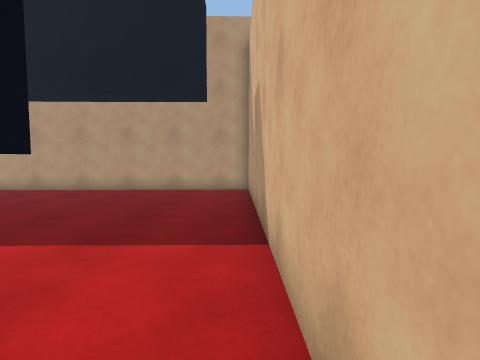
view 1 (above)

16 first-person views from a walk through a 3-D level made in the Unity game engine. The camera is 1.3 m above the floor, tilts 4° down and sees 80° across. The floor is counted in squares, 1 m on a side. Each view is taken from the middle of a square. On the plan, view 1 faces up. The plan holds only what a view shows up to about 13 squares ahead; the rest is blank. The place goes on beyond the plan.

view 2
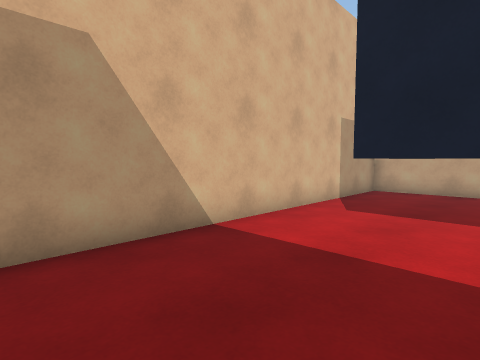

view 3
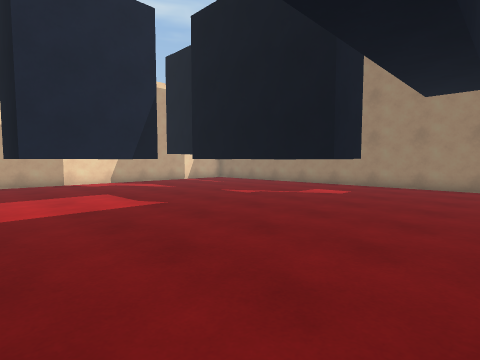

view 4
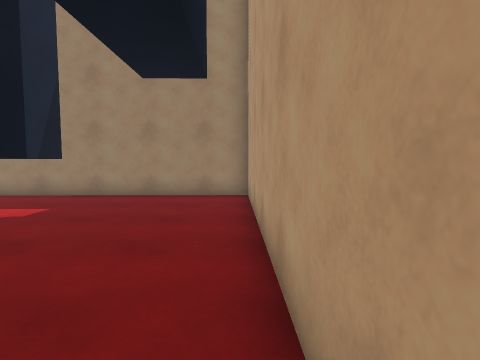

view 5
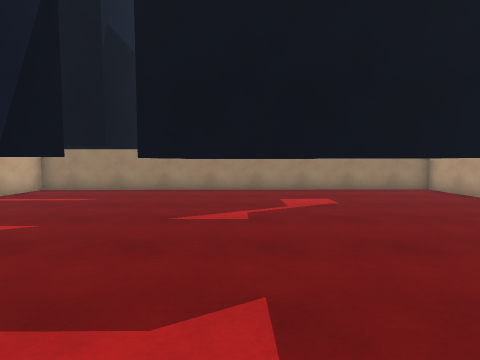

view 6
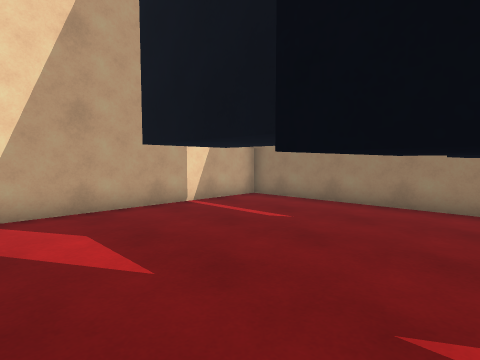

view 7
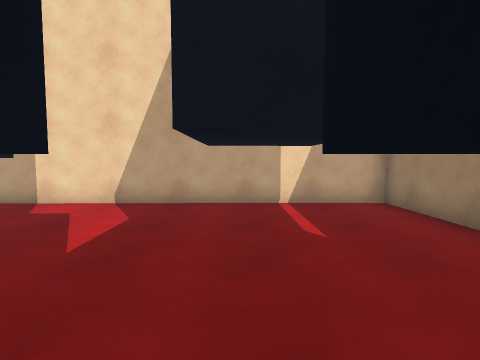

view 8
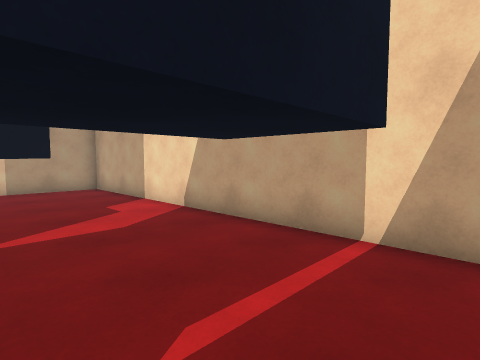

view 9
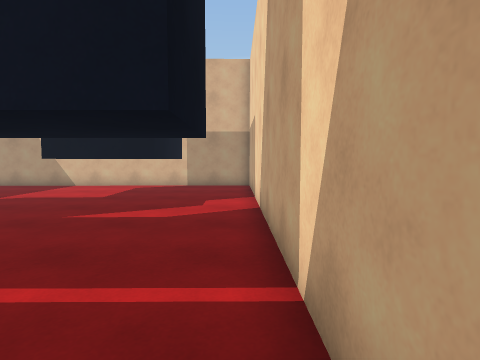

view 10
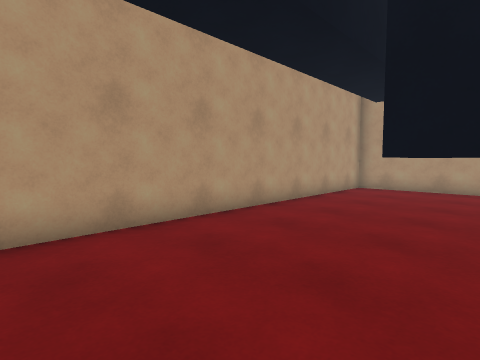

view 11
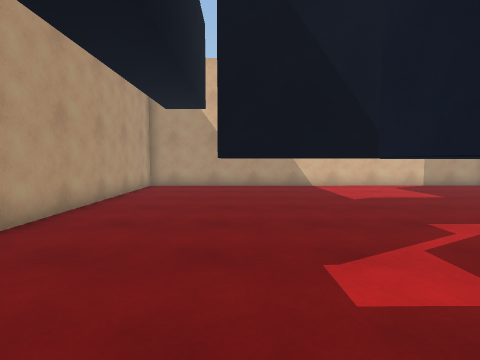

view 12
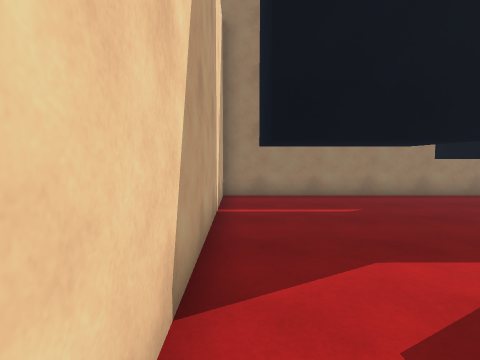

view 13
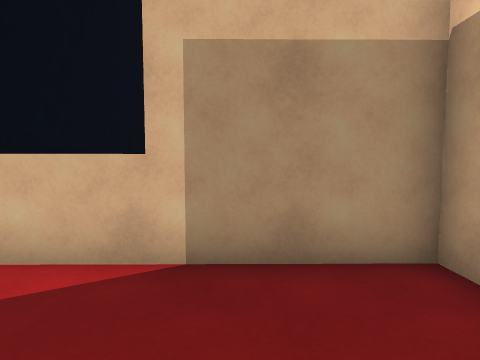

view 14
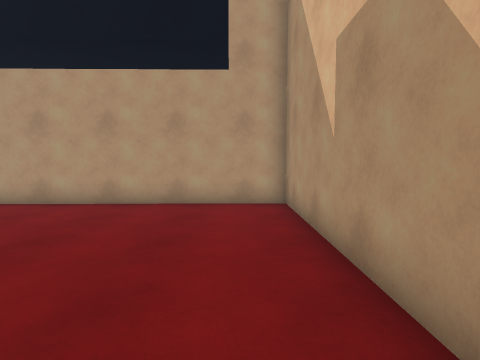

view 15
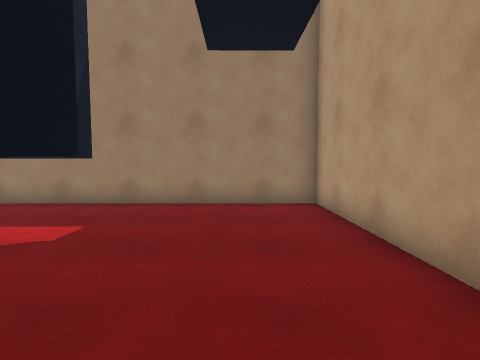

view 16
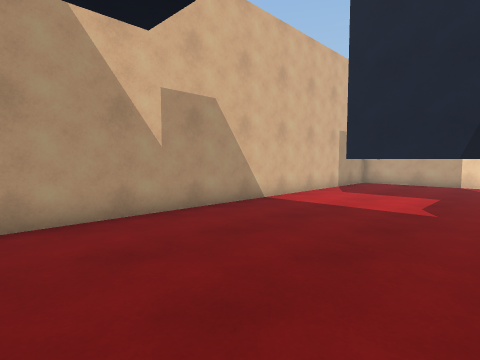

### Floor plan
Key: @ floor where view 1 was taken; # wall or solid block; . floor; = window, fence, low wall or low ledge; T thing the floor can be seen under or through.
Columns run from 15 left of view 1 to 1 right of it. Each row starts with its distance up from view 1.
 13      ############
 12 ######..........#
 11 #...............#
 10 #...............#
  9 #...............#
  8 #.....TTT.......#
  7 #.....T T.......#
  6 #.###.T T.......#
  5 #.   .T T.......#
  4 #.   .T T.......#
  3 #.  #.  T.......#
  2 #.###..TT.TTTT..#
  1 #........T    T.#
  0 #..T==T..T    T@#
 -1 #..T..T..TTTTTT.#
 -2 #..T..T.........#
 -3 #..TTTT.........#
 -4 #...............#
 -5 #################

Positions as (right, up) in squares from view 1, and headings:
1: (0, 0), facing up
2: (-4, 8), facing down-right
3: (0, 12), facing down-left
4: (-4, 12), facing left
5: (-2, 4), facing left
6: (-6, 3), facing down-left
7: (-10, 4), facing down
8: (-13, 0), facing down-right
9: (-14, -4), facing right
10: (-13, 7), facing up-right
11: (-14, 8), facing right
12: (-4, -4), facing left
13: (-3, -2), facing right
14: (-1, 4), facing up
15: (-6, 10), facing left
16: (-6, 12), facing down-right
